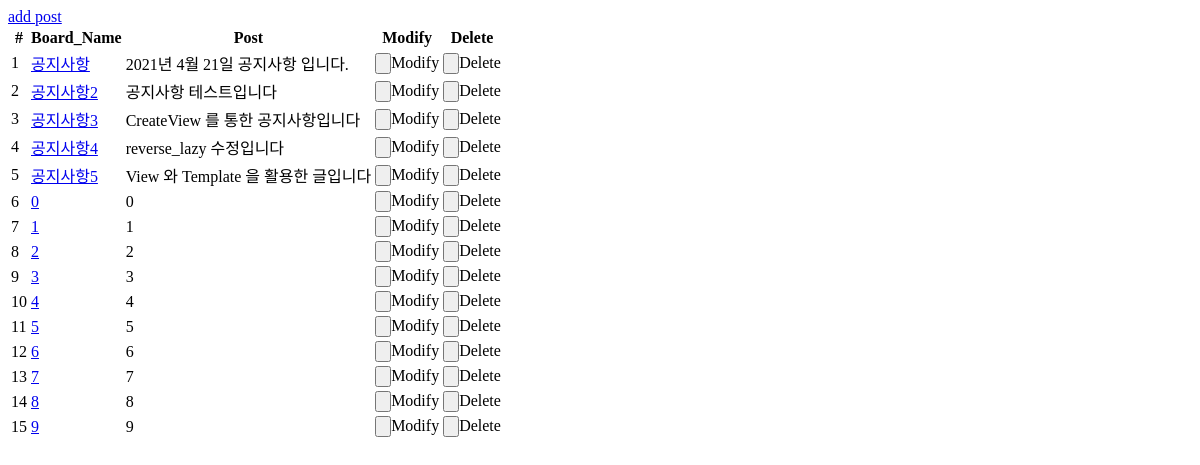
Page /board/ on the earlier database version.
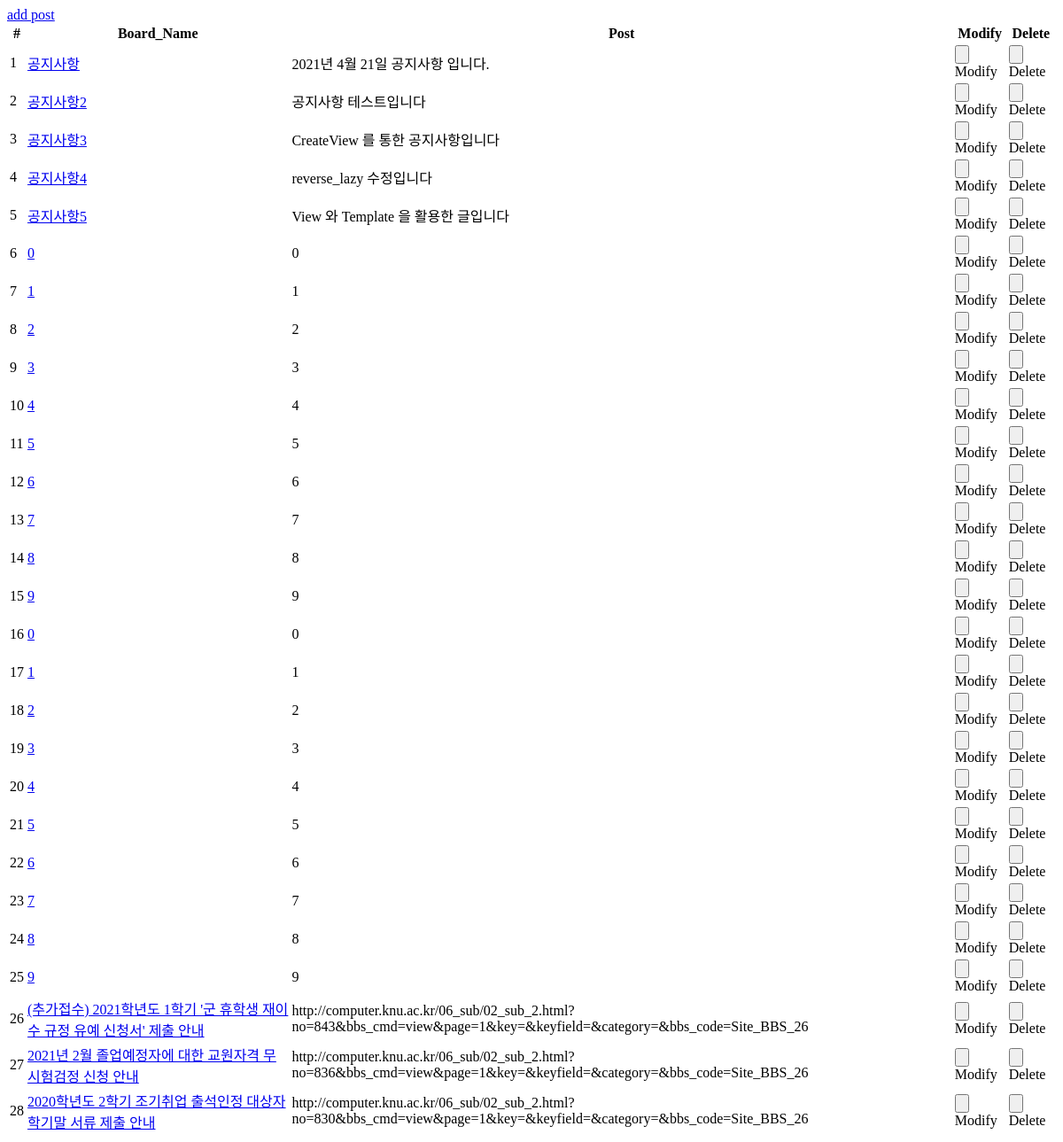
Same page on the later database version.
### board/models.py (models this page shows, shortened)
class Board(models.Model):
    board_name=models.CharField(max_length=100,help_text='Enter your board_name')
    post=models.TextField(max_length=1000,help_text='Enter your post')
    class Meta:
        pass# ordering=['-board_name']  # DB에 저장되는 순서

### board/views.py (the view)
# urls.py: path('',BoardListView.as_view(),name='boardlist'),  #.as_view 클래스형 뷰를 함수형 뷰로 바꿈 / 인자는 대부분 함수형이 들어감
class BoardListView(ListView):
    model=Board

### templates/board/board_list.html
<a href="{% url 'add'%}">add post</a>
<table class="table">
    <thead>
        <tr>
            <th scope="col">#</th>
            <th scope="col">Board_Name</th>
            <th scope="col">Post</th>
            <th scope="col">Modify</th>
            <th scope="col">Delete</th>
        </tr>
    </thead>
    <tbody>
        {% for board in object_list %}
        <tr>
            <td>{{forloop.counter}}</td>
            <td><a href="#">{{board.board_name}}</a></td>
            <td>{{board.post}}</td>
            <td><input type="button">Modify</td>
            <td><input type="button">Delete</td>
        </tr>
        {% endfor %}
    </tbody>
</table>

Differences in the rows shown:
added Board: board_name "0", post "0"
added Board: board_name "1", post "1"
added Board: board_name "2", post "2"
added Board: board_name "3", post "3"
added Board: board_name "4", post "4"
added Board: board_name "5", post "5"
added Board: board_name "6", post "6"
added Board: board_name "7", post "7"
added Board: board_name "8", post "8"
added Board: board_name "9", post "9"
added Board: board_name "(추가접수) 2021학년도 1학기 '군 휴학생 재이수 규정 유예 신청서' 제출 안내", post "http://computer.knu.ac.kr/06_sub/02_sub_2.html?no=843&bbs_cmd=view&page=1&key=&keyfield=&category=&bbs_code=Site_BBS_26"
added Board: board_name "2021년 2월 졸업예정자에 대한 교원자격 무시험검정 신청 안내", post "http://computer.knu.ac.kr/06_sub/02_sub_2.html?no=836&bbs_cmd=view&page=1&key=&keyfield=&category=&bbs_code=Site_BBS_26"
added Board: board_name "2020학년도 2학기 조기취업 출석인정 대상자 학기말 서류 제출 안내", post "http://computer.knu.ac.kr/06_sub/02_sub_2.html?no=830&bbs_cmd=view&page=1&key=&keyfield=&category=&bbs_code=Site_BBS_26"
